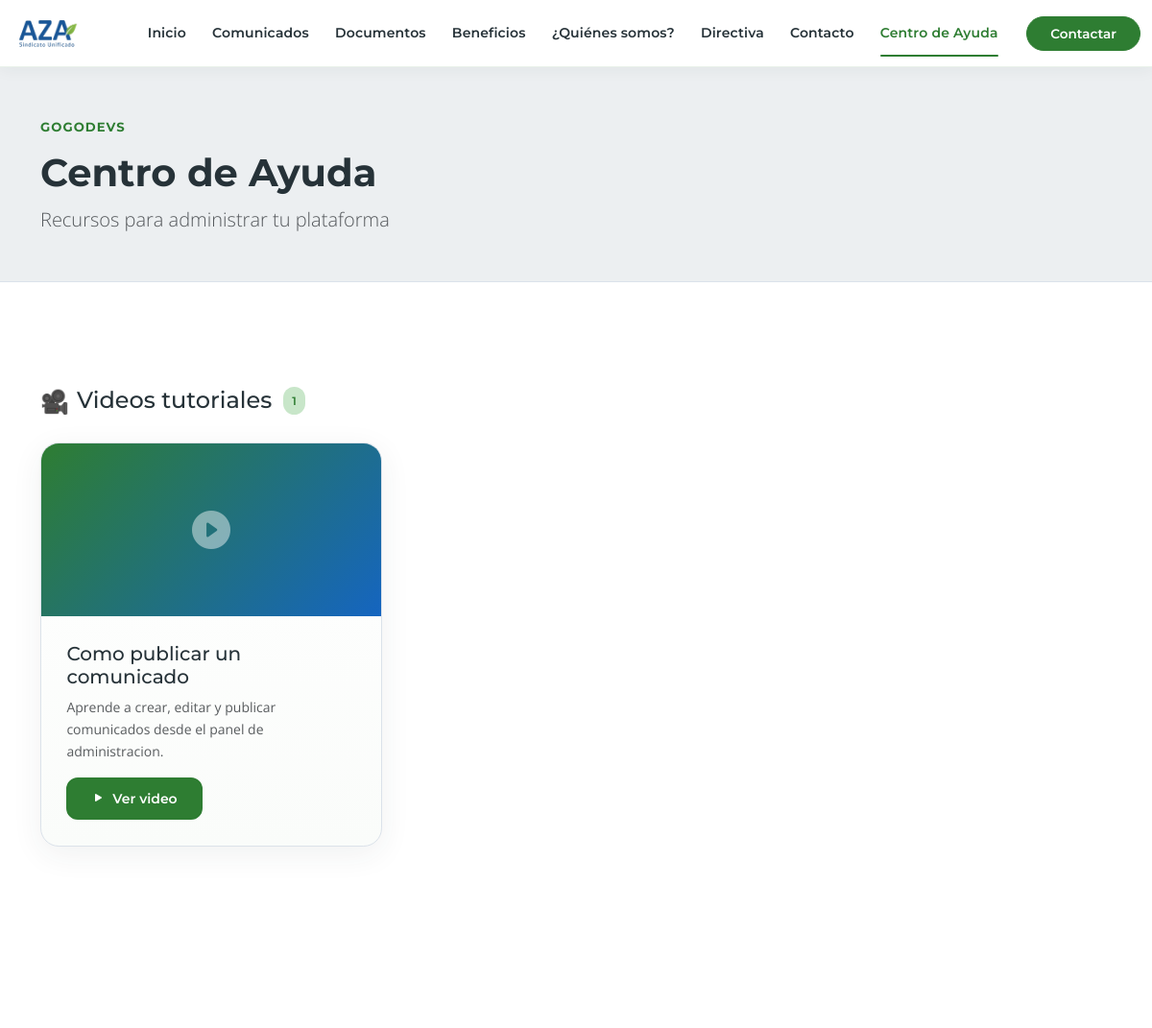
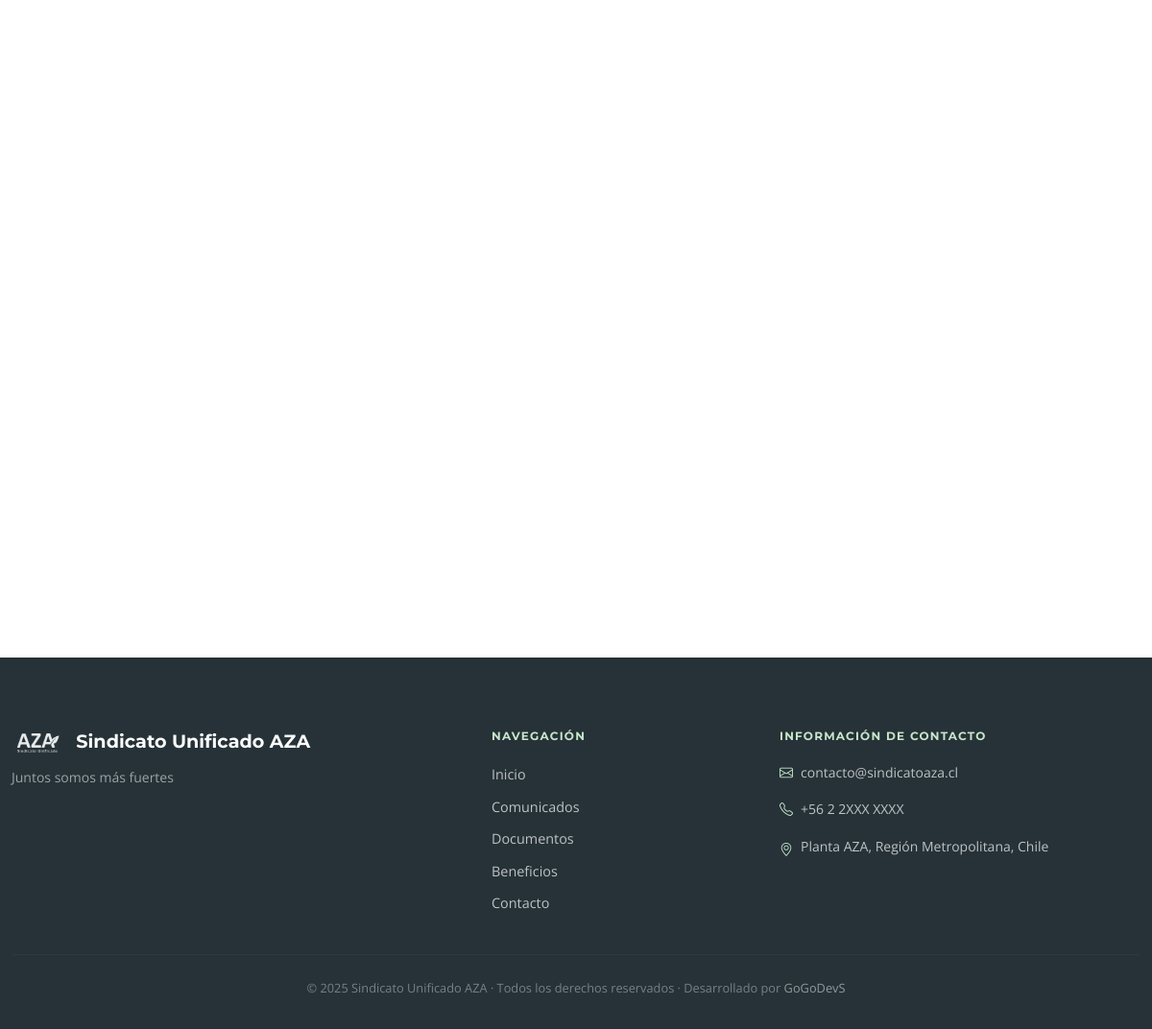
The app's page /capacitacion/ (signed in) with its own data (2 pictures, top to bottom).
### apps/siteconfig/models.py (models this page shows, shortened)
class SiteConfiguration(models.Model):
    site_name = models.CharField("nombre del sitio", max_length=150)
    site_tagline = models.CharField("bajada del sitio", max_length=200, blank=True)
    meta_description = models.CharField(
        "meta descripcion",
        max_length=255,
        blank=True,
        help_text="Descripcion breve para SEO y navegadores.",
    )
    logo = models.ImageField("logo", upload_to=siteconfig_upload_to, blank=True, null=True)
    primary_color = models.CharField(
        "color principal",
        max_length=7,
        default="#0F4C5C",
        validators=[hex_color_validator],
        help_text="Color institucional principal en formato hexadecimal.",
    )
    secondary_color = models.CharField(
        "color secundario",
        max_length=7,
        default="#1F2937",
        validators=[hex_color_validator],
        help_text="Color secundario en formato hexadecimal.",
    )
    accent_color = models.CharField(
        "color de acento",
        max_length=7,
        default="#EAB308",
        validators=[hex_color_validator],
        help_text="Color de apoyo para llamados a la accion.",
    )
    contact_email = models.EmailField("correo de contacto", blank=True)
    contact_phone = models.CharField("telefono de contacto", max_length=30, blank=True)
    whatsapp_number = models.CharField("WhatsApp", max_length=30, blank=True)
    address = models.CharField("direccion", max_length=255, blank=True)
    facebook_url = models.URLField("Facebook", blank=True)
    instagram_url = models.URLField("Instagram", blank=True)
    x_url = models.URLField("X / Twitter", blank=True)
    youtube_url = models.URLField("YouTube", blank=True)
    linkedin_url = models.URLField("LinkedIn", blank=True)
    hero_title = models.CharField("titulo hero", max_length=160, blank=True)
    hero_text = models.TextField("texto hero", blank=True)
    hero_image = models.ImageField(
        "imagen hero",
        upload_to=siteconfig_upload_to,
        blank=True,
        null=True,
    )
    updated_at = models.DateTimeField("actualizado", auto_now=True)
    class Meta:
        verbose_name = "configuracion del sitio"
        verbose_name_plural = "configuracion del sitio"
    @classmethod
    def get_solo(cls):
        return cls.objects.first()

### apps/capacitacion/models.py (models this page shows, shortened)
class RecursoAyuda(models.Model):
    TIPO_CHOICES = [
        ("video",       "Video tutorial"),
        ("pdf",         "Instructivo PDF"),
        ("guia",        "Guia rapida"),
        ("presencial",  "Capacitacion presencial"),
    ]
    titulo             = models.CharField(max_length=200)
    descripcion        = models.TextField(blank=True)
    tipo               = models.CharField(max_length=20, choices=TIPO_CHOICES)
    url_video          = models.URLField(blank=True)
    archivo            = models.FileField(upload_to="ayuda/", blank=True)
    fecha_presencial   = models.DateField(null=True, blank=True)
    lugar              = models.CharField(max_length=200, blank=True)
    activo             = models.BooleanField(default=True)
    orden              = models.PositiveIntegerField(default=0)
    creado             = models.DateTimeField(auto_now_add=True)
    class Meta:
        ordering = ["orden", "-creado"]
        verbose_name = "Recurso de ayuda"
        verbose_name_plural = "Centro de ayuda"

### apps/capacitacion/views.py (the view)
# urls.py: path("", ayuda_list, name="list"),
@login_required(login_url="/admin/login/")
def ayuda_list(request):
    recursos = RecursoAyuda.objects.filter(activo=True)
    context = {
        "videos":      recursos.filter(tipo="video"),
        "pdfs":        recursos.filter(tipo="pdf"),
        "guias":       recursos.filter(tipo="guia"),
        "presenciales": recursos.filter(tipo="presencial"),
        "total":       recursos.count(),
    }
    return render(request, "capacitacion/ayuda_list.html", context)

### apps/core/context_processors.py (called while the page is built)
def site_configuration(request):
    return {
        "site_configuration": SiteConfiguration.get_solo(),
    }

### templates/capacitacion/ayuda_list.html (shortened to what this page needs)
{% extends "base.html" %}
{% block content %}
<section class="page-header py-5">
    <div class="container">
        <span class="section-eyebrow">GoGoDevS</span>
        <h1 class="display-6 fw-bold mb-2">Centro de Ayuda</h1>
        <p class="lead text-muted mb-0">Recursos para administrar tu plataforma</p>
    </div>
</section>
<section class="py-5 content-section">
    <div class="container">
        {% if total == 0 %}
            <div class="empty-state">
                <i class="bi bi-book fs-1 text-aza-verde mb-3 d-block"></i>
                <h2 class="h5">Sin recursos disponibles aun</h2>
                <p class="mb-0 text-muted">Los recursos de capacitacion estaran disponibles proximamente.</p>
            </div>
        {% else %}
            {% if videos %}
            <div class="mb-5 reveal">
                <div class="d-flex align-items-center gap-2 mb-4">
                    <span class="fs-4">🎥</span>
                    <h2 class="h4 mb-0">Videos tutoriales</h2>
                    <span class="badge-aza ms-1">{{ videos.count }}</span>
                </div>
                <div class="row g-4">
                    {% for recurso in videos %}
                    <div class="col-md-6 col-lg-4 reveal">
                        <div class="content-card content-card-feature h-100">
                            <div class="comunicado-card-image">
                                <i class="bi bi-play-circle-fill"></i>
                            </div>
                            <div class="content-card-body">
                                <h3 class="h5 mb-2">{{ recurso.titulo }}</h3>
                                {% if recurso.descripcion %}
                                    <p class="text-muted small mb-3">{{ recurso.descripcion }}</p>
                                {% endif %}
                                {% if recurso.url_video %}
                                    <a href="{{ recurso.url_video }}" target="_blank" rel="noopener"
                                       class="btn btn-aza-primary btn-sm">
                                        <i class="bi bi-play-fill me-1"></i> Ver video
                                    </a>
                                {% endif %}
                            </div>
                        </div>
                    </div>
                    {% endfor %}
                </div>
            </div>
            {% endif %}
        {% endif %}
    </div>
</section>
{% endblock %}

### templates/includes/header.html (shortened to what this page needs)
{% load static %}
<header class="site-header">
    <nav class="navbar navbar-expand-lg navbar-light">
        <div class="container header-container">
            <a class="navbar-brand" href="{% url 'core:home' %}">
                <div class="navbar-logo-container">
                    <img src="{% if site_configuration.logo %}{{ site_configuration.logo.url }}{% else %}{% static 'img/logo.png' %}{% endif %}"
                         alt="Sindicato AZA"
                         loading="lazy"
                         onerror="this.style.display='none'">
                </div>
            </a>
            <div class="collapse navbar-collapse" id="mainNavbar">
                <ul class="navbar-nav ms-auto mb-2 mb-lg-0 align-items-lg-center">
                    <li class="nav-item">
                        <a class="nav-link" href="{% url 'core:home' %}">Inicio</a>
                    </li>
                    <li class="nav-item">
                        <a class="nav-link" href="{% url 'comunicados:list' %}">Comunicados</a>
                    </li>
                    <li class="nav-item">
                        <a class="nav-link" href="{% url 'documentos:list' %}">Documentos</a>
                    </li>
                    <li class="nav-item">
                        <a class="nav-link" href="{% url 'beneficios:list' %}">Beneficios</a>
                    </li>
                    <li class="nav-item">
                        <a class="nav-link" href="{% url 'core:home' %}#quienes-somos">¿Quiénes somos?</a>
                    </li>
                    <li class="nav-item">
                        <a class="nav-link" href="{% url 'core:home' %}#directiva">Directiva</a>
                    </li>
                    <li class="nav-item">
                        <a class="nav-link" href="{% url 'contacto:index' %}">Contacto</a>
                    </li>
                    {% if user.is_authenticated %}
                    <li class="nav-item">
                        <a class="nav-link" href="{% url 'capacitacion:list' %}">Centro de Ayuda</a>
                    </li>
                    {% endif %}
                    <li class="nav-item ms-lg-3">
                        <a class="btn btn-primary btn-sm px-4 rounded-pill" href="{% url 'contacto:index' %}">Contactar</a>
                    </li>
                </ul>
            </div>
        </div>
    </nav>
</header>

### templates/includes/footer.html
<footer class="site-footer py-5 mt-5">
    <div class="container footer-container">
        <div class="row g-4 align-items-start">
            <div class="col-lg-5">
                <p class="mb-2 footer-brand">
                    {% if site_configuration.logo %}
                        <img src="{{ site_configuration.logo.url }}" alt="{{ site_configuration.site_name }}" height="32" class="me-2" style="filter: brightness(0) invert(1); opacity:0.9;">
                    {% endif %}
                    {{ site_configuration.site_name|default:"Sindicato Unificado AZA" }}
                </p>
                <p class="mb-0 text-muted small">
                    {{ site_configuration.site_tagline|default:"Juntos somos más fuertes" }}
                </p>
            </div>
            <div class="col-sm-6 col-lg-3">
                <p class="footer-title">Navegación</p>
                <ul class="footer-links list-unstyled mb-0">
                    <li><a href="{% url 'core:home' %}">Inicio</a></li>
                    <li><a href="{% url 'comunicados:list' %}">Comunicados</a></li>
                    <li><a href="{% url 'documentos:list' %}">Documentos</a></li>
                    <li><a href="{% url 'beneficios:list' %}">Beneficios</a></li>
                    <li><a href="{% url 'contacto:index' %}">Contacto</a></li>
                </ul>
            </div>
            <div class="col-sm-6 col-lg-4">
                <p class="footer-title">Información de contacto</p>
                <div class="footer-contact small d-flex flex-column gap-2">
                    {% if site_configuration.contact_email %}
                        <a class="text-decoration-none d-flex align-items-center gap-2" href="mailto:{{ site_configuration.contact_email }}" style="color: rgba(255,255,255,0.70);">
                            <i class="bi bi-envelope" style="color: var(--aza-verde-claro);"></i>
                            {{ site_configuration.contact_email }}
                        </a>
                    {% else %}
                        <span class="text-muted d-flex align-items-center gap-2">
                            <i class="bi bi-envelope" style="color: var(--aza-verde-claro);"></i>
                            Correo no configurado
                        </span>
                    {% endif %}
                    {% if site_configuration.contact_phone %}
                        <span class="d-flex align-items-center gap-2" style="color: rgba(255,255,255,0.70);">
                            <i class="bi bi-telephone" style="color: var(--aza-verde-claro);"></i>
                            {{ site_configuration.contact_phone }}
                        </span>
                    {% else %}
                        <span class="text-muted d-flex align-items-center gap-2">
                            <i class="bi bi-telephone" style="color: var(--aza-verde-claro);"></i>
                            Teléfono no configurado
                        </span>
                    {% endif %}
                    {% if site_configuration.address %}
                        <span class="d-flex align-items-start gap-2" style="color: rgba(255,255,255,0.70);">
                            <i class="bi bi-geo-alt mt-1" style="color: var(--aza-verde-claro); flex-shrink:0;"></i>
                            {{ site_configuration.address }}
                        </span>
                    {% endif %}
                </div>
            </div>
        </div>
        <hr class="footer-divider">
        <p class="footer-copy mb-0">
            &copy; 2025 Sindicato Unificado AZA &middot; Todos los derechos reservados &middot;
            Desarrollado por <a href="#">GoGoDevS</a>
        </p>
    </div>
</footer>

### static/css/base.css (style rules this page uses)
:root { --aza-verde: #2E7D32; --aza-verde-2: #43A047; --aza-verde-claro: #C8E6C9; --aza-azul: #1565C0; --aza-azul-2: #1976D2; --aza-gris-oscuro: #263238; --aza-gris-medio: #546E7A; --aza-gris-claro: #ECEFF1; --aza-blanco: #FFFFFF; --aza-acento: #FF6F00; --aza-primary: var(--aza-verde); --aza-secondary: var(--aza-gris-oscuro); --aza-accent: var(--aza-acento); --aza-light: var(--aza-gris-claro); --aza-border: #dbe2ea; --aza-surface: var(--aza-blanco); --aza-soft: #f0f7f0; --color-primary: var(--aza-verde); --color-secondary: var(--aza-gris-oscuro); --color-accent: var(--aza-acento); --color-muted-bg: var(--aza-gris-claro); --color-bg-soft: var(--aza-gris-claro); --color-text: var(--aza-gris-oscuro); --color-border: #dbe2ea; --color-dark-surface: var(--aza-azul); --color-dark-surface-2: var(--aza-verde); --font-titulo: 'Montserrat', 'Segoe UI', sans-serif; --font-cuerpo: 'Open Sans', 'Segoe UI', Tahoma, Geneva, Verdana, sans-serif; --transition: 0.22s ease; --radius: 0.75rem; }
html { min-height: 100%; scroll-behavior: smooth; }
body { min-height: 100vh; font-family: var(--font-cuerpo); color: var(--aza-gris-oscuro); background-color: var(--aza-blanco); line-height: 1.65; -webkit-font-smoothing: antialiased; text-rendering: optimizeLegibility; }
h1, h2, h3, h4, h5, h6 { font-family: var(--font-titulo); font-weight: 700; }
.container { --bs-gutter-x: 1.5rem; }
a { color: var(--aza-azul); transition: color var(--transition); }
.btn-primary { --bs-btn-bg: var(--aza-verde); --bs-btn-border-color: var(--aza-verde); --bs-btn-hover-bg: var(--aza-verde-2); --bs-btn-hover-border-color: var(--aza-verde-2); --bs-btn-active-bg: #1B5E20; --bs-btn-active-border-color: #1B5E20; font-family: var(--font-titulo); font-weight: 600; }
.btn-aza-primary { background-color: var(--aza-verde); color: var(--aza-blanco); border: 2px solid var(--aza-verde); font-family: var(--font-titulo); font-weight: 600; border-radius: var(--radius); padding: 0.6rem 1.5rem; transition: all var(--transition); text-decoration: none; display: inline-block; }
.badge-aza { background-color: var(--aza-verde-claro); color: var(--aza-verde); font-family: var(--font-titulo); font-weight: 600; font-size: 0.75rem; padding: 0.35em 0.75em; border-radius: 50px; }
.section-eyebrow { display: inline-block; margin-bottom: 0.75rem; color: var(--aza-verde); font-size: 0.8rem; font-weight: 700; letter-spacing: 0.1em; text-transform: uppercase; font-family: var(--font-titulo); }
.navbar-logo-container { display: flex; align-items: center; gap: 10px; }
.navbar-logo-container img { height: 44px; width: auto; }

### static/css/pages.css (style rules this page uses)
.page-header { background-color: var(--aza-gris-claro); border-bottom: 1px solid var(--color-border); }
.page-header .lead, .hero-section .lead { max-width: 62ch; }
.content-section .content-card, .content-section .document-list .list-group-item { background-color: #ffffff; }
.content-section { position: relative; padding-top: 6.5rem !important; padding-bottom: 6.5rem !important; }

### records on screen
SiteConfiguration: logo (picture), site_name "Sindicato Unificado AZA", site_tagline "Juntos somos más fuertes", contact_email "contacto@sindicatoaza.cl", contact_phone "+56 2 2XXX XXXX", address "Planta AZA, Región Metropolitana, Chile"
RecursoAyuda: titulo "Como publicar un comunicado", descripcion "Aprende a crear, editar y publicar comunicados desde el panel de administracion."

### other values on screen
{{ videos.count }} "1"
